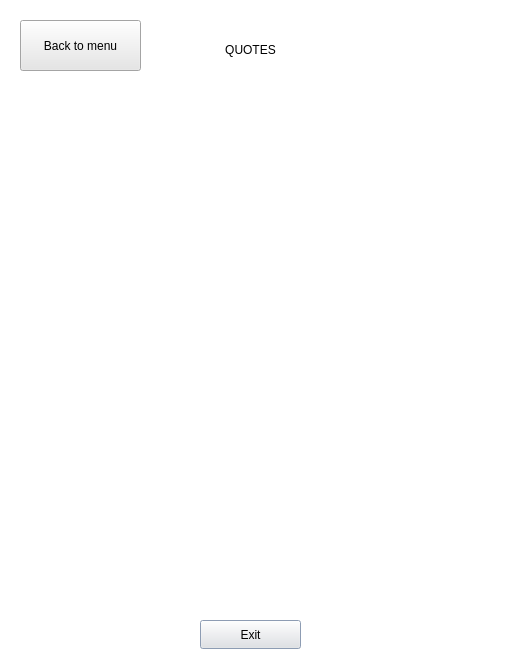
<?xml version="1.0" encoding="UTF-8"?>
<ui version="4.0">
 <class>QuotesWindow</class>
 <widget class="QDialog" name="QuotesWindow">
  <property name="geometry">
   <rect>
    <x>0</x>
    <y>0</y>
    <width>505</width>
    <height>665</height>
   </rect>
  </property>
  <property name="windowTitle">
   <string>Dialog</string>
  </property>
  <property name="styleSheet">
   <string notr="true">background-color: rgb(255, 255, 255);</string>
  </property>
  <widget class="QPushButton" name="exitButton">
   <property name="geometry">
    <rect>
     <x>200</x>
     <y>620</y>
     <width>101</width>
     <height>29</height>
    </rect>
   </property>
   <property name="styleSheet">
    <string notr="true">border-color: rgb(170, 170, 127);
gridline-color: rgb(108, 108, 108);
background-color: rgb(230, 230, 230);
selection-background-color: rgb(205, 225, 255);</string>
   </property>
   <property name="text">
    <string>Exit</string>
   </property>
  </widget>
  <widget class="QPushButton" name="backToMenuButton">
   <property name="geometry">
    <rect>
     <x>20</x>
     <y>20</y>
     <width>121</width>
     <height>51</height>
    </rect>
   </property>
   <property name="styleSheet">
    <string notr="true">border-color: rgb(170, 170, 127);
gridline-color: rgb(108, 108, 108);
background-color: rgb(230, 230, 230);
selection-background-color: rgb(205, 225, 255);</string>
   </property>
   <property name="text">
    <string>Back to menu</string>
   </property>
  </widget>
  <widget class="QLabel" name="label">
   <property name="geometry">
    <rect>
     <x>210</x>
     <y>40</y>
     <width>81</width>
     <height>20</height>
    </rect>
   </property>
   <property name="styleSheet">
    <string notr="true">font: 500 12pt &quot;Segoe UI&quot;;</string>
   </property>
   <property name="text">
    <string>QUOTES</string>
   </property>
   <property name="alignment">
    <set>Qt::AlignCenter</set>
   </property>
  </widget>
  <widget class="QLabel" name="img">
   <property name="geometry">
    <rect>
     <x>130</x>
     <y>250</y>
     <width>251</width>
     <height>291</height>
    </rect>
   </property>
   <property name="text">
    <string/>
   </property>
  </widget>
  <widget class="QLabel" name="quoteText">
   <property name="geometry">
    <rect>
     <x>40</x>
     <y>180</y>
     <width>431</width>
     <height>61</height>
    </rect>
   </property>
   <property name="styleSheet">
    <string notr="true">font: 500 italic 10pt &quot;Segoe UI&quot;;</string>
   </property>
   <property name="text">
    <string/>
   </property>
   <property name="alignment">
    <set>Qt::AlignCenter</set>
   </property>
  </widget>
  <zorder>img</zorder>
  <zorder>exitButton</zorder>
  <zorder>backToMenuButton</zorder>
  <zorder>label</zorder>
  <zorder>quoteText</zorder>
 </widget>
 <resources/>
 <connections/>
</ui>
